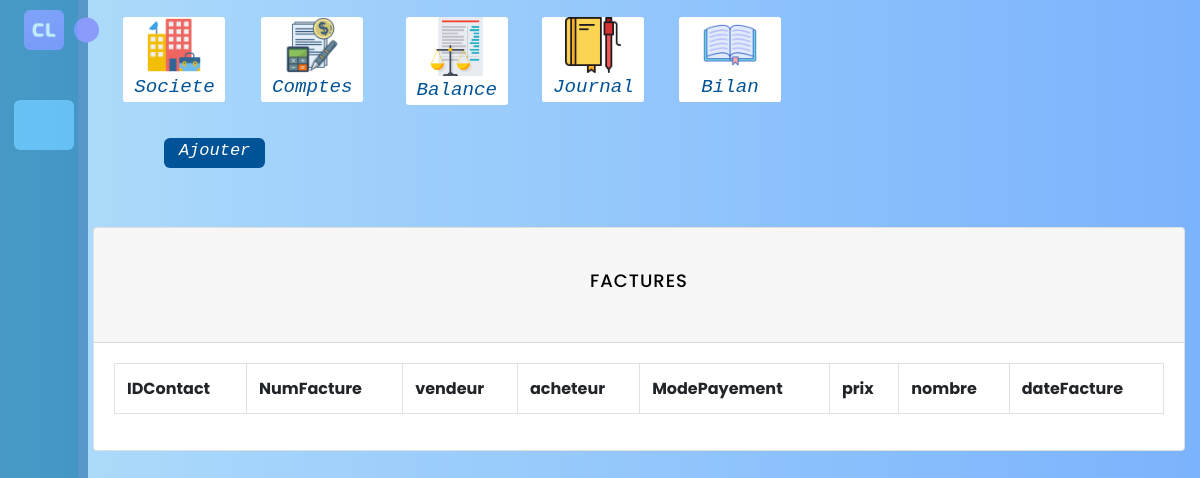
The page /SI-ITU/index.php/delete/delete/facture on the database as committed earlier.
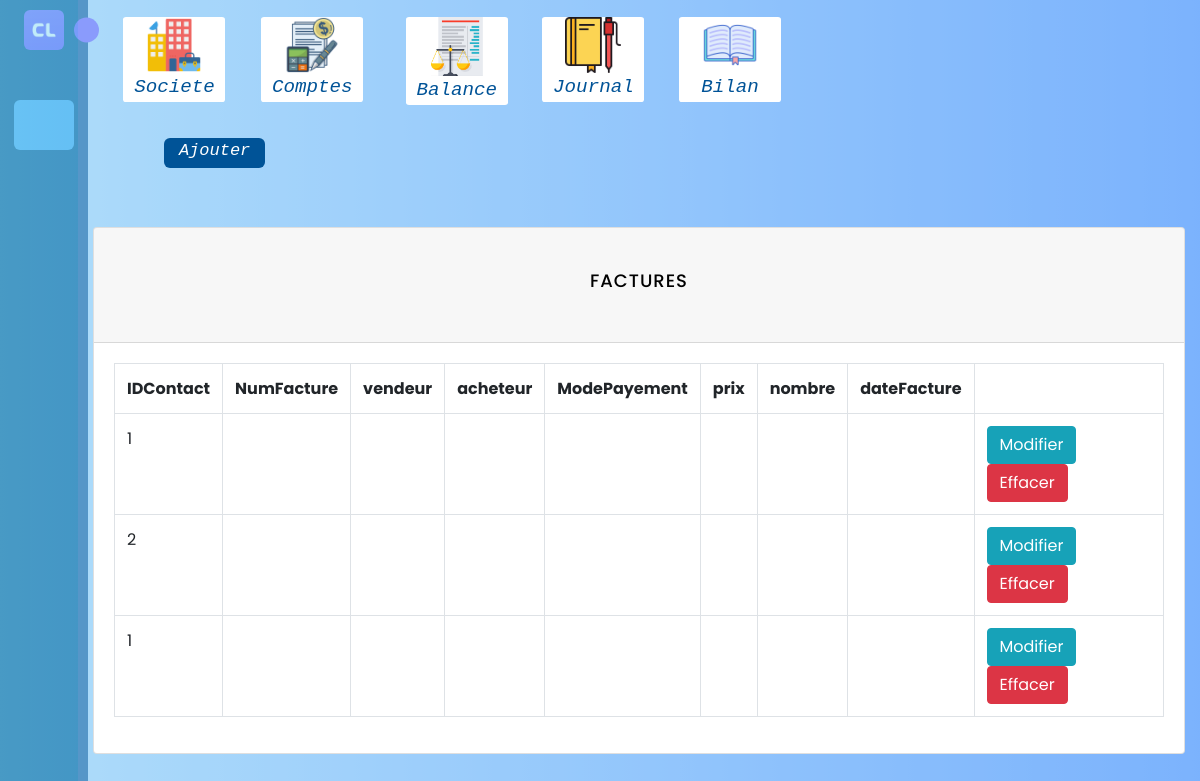
The same page on the database as committed later.
### tables this page shows
CREATE TABLE facture (
    id INTEGER AUTO_INCREMENT PRIMARY KEY ,
    designation VARCHAR(255) NOT NULL,
    numFacture VARCHAR(255) NOT NULL UNIQUE,
    idproduit INTEGER,
    idSociete INTEGER,
    idContact INTEGER,
    modePayement VARCHAR(255),
    unite VARCHAR(25) NOT NULL,
    prixUnitaire NUMERIC(10,2),
    quantite INT NOT NULL,
    montant NUMERIC(10,2) GENERATED ALWAYS AS (prixUnitaire * quantite) STORED,
    dates DATE NOT NULL,
    
    FOREIGN KEY (idContact) REFERENCES Contact(id),
    FOREIGN KEY (idproduit) REFERENCES Produit(id),
    FOREIGN KEY (idSociete) REFERENCES identite_Entreprise(id)
);

### SI-ITU/application/views/templates/template.php (called while the page is built, shortened)
<?php
    $header = "templates/header";
    if($categorie == "S")
    {
        $header = "templates/headerS";
    }
    $this->load->view($header);
    $this->load->view($content);
?>

### SI-ITU/application/controllers/delete/Delete.php (called while the page is built, shortened)
<?php
class Delete extends CI_Controller
{
    public function __construct()
    {
        $this->load->database();
    }
    public function facture()
    {
        $data['categorie'] = "S";
        $data['content'] = "select/facture";
        $this->load->view('templates/template', $data);
    }
}

### SI-ITU/index.php (called while the page is built, shortened)
<?php
require_once BASEPATH.'core/CodeIgniter.php';

### SI-ITU/application/views/select/facture.php (the view, shortened to what this page needs)
<?php
$facture = $this->db->get('Facture')->result();
?>
<div class="container">
  <div class="card mt-5">
    <div class="card-header">
      <h2>FACTURES</h2>
    </div>
    <div class="card-body">
      <table class="table table-bordered">
        <tr>
          <th>IDContact</th>
          <th>NumFacture</th>
          <th>vendeur</th>
          <th>acheteur</th>
          <th>ModePayement</th>
          <th>prix</th>
          <th>nombre</th>
          <th>dateFacture</th>
        </tr>
        <?php foreach($facture as $factures): ?>
          <tr>
            <td><?php echo $factures->idContact; ?></td>
            <td><?php echo $factures->NumFacture; ?></td>
            <td><?php echo $factures->vendeur; ?></td>
            <td><?php echo $factures->acheteur; ?></td>
            <td><?php echo $factures->ModePayement; ?></td>
            <td><?php echo $factures->prix; ?></td>
            <td><?php echo $factures->nombre; ?></td>
            <td><?php echo $factures->dateFacture; ?></td>
            <td>
              <a href="<?php echo site_url('update/Update/Facture?id='.$factures->id) ?>" class="btn btn-info">Modifier</a>
              <a onclick="return confirm('EST TU SUR DE VOULOIR EFFACER CETTE LIGNE?')" href="<?php echo site_url('delete/Delete/facture?id='.$factures->id) ?>" class='btn btn-danger'>Effacer </a>
           </td>
          </tr>
        <?php endforeach; ?>
      </table>
    </div>
  </div>
</div>
</body>
</html>

Rows that differ between the two databases and show on the page:
added facture: idContact "1"
added facture: idContact "2"
added facture: idContact "1"
